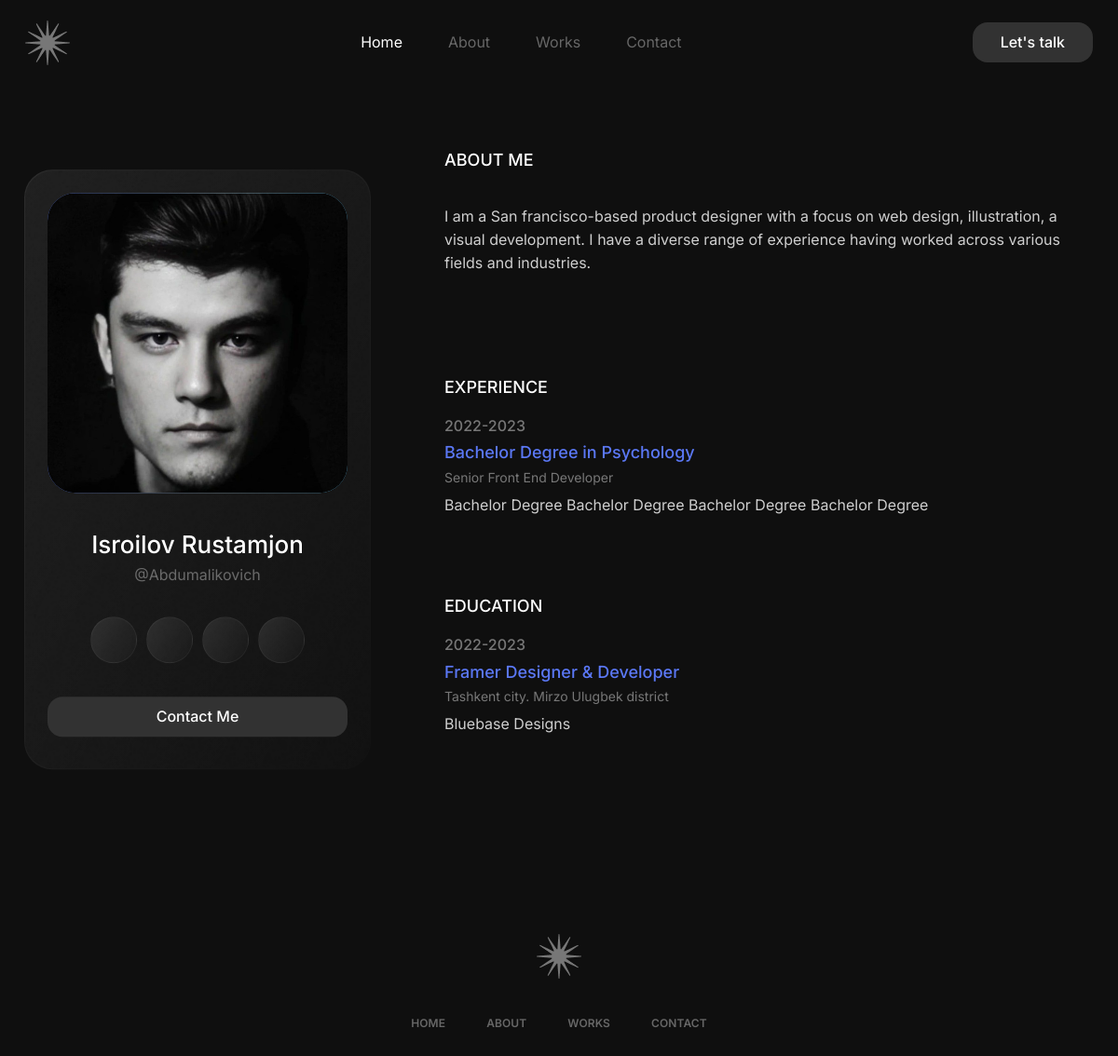
The page /credential/ on the database its author committed.
### apps/about/models.py (models this page shows, shortened)
class BaseModel(models.Model):
    created_at = models.DateTimeField(auto_now_add=True)
    updated_at = models.DateTimeField(auto_now=True)
    class Meta:
        abstract = True

class About(BaseModel):
    full_name = models.CharField(max_length=202)
    image = models.ImageField(upload_to='about/')
    username = models.CharField(max_length=202)
    telegram = models.CharField(max_length=202)
    instagram = models.CharField(max_length=202)
    linkedin = models.CharField(max_length=202)
    github = models.CharField(max_length=202)
    facebook = models.CharField(max_length=202)
    twitter = models.CharField(max_length=202)
    description = models.TextField()

class Experience(BaseModel):
    year = models.CharField(max_length=202)
    title = models.CharField(max_length=202)
    job = models.CharField(max_length=202)
    description = models.TextField()

class Education(BaseModel):
    year = models.CharField(max_length=202)
    title = models.CharField(max_length=202)
    address = models.CharField(max_length=202)
    description = models.TextField()

### apps/about/views.py (the view)
# urls.py: path('credential/', credential, name='credential')
def credential(request):
    about_obj = About.objects.all()
    edu_obj = Education.objects.all()
    exp_obj = Experience.objects.all()
    context = {
        "about": about_obj,
        "education": edu_obj,
        "experience": exp_obj,
    }
    return render(request, "about/credentials.html", context)

### templates/about/credentials.html (shortened to what this page needs)
{% extends 'base.html' %}
{% load static %}
{% block content %}
    <section class="credential-area">
        <div class="container">
            <div class="gx-row d-flex">
                <div class="credential-sidebar-wrap" data-aos="zoom-in">
                    <div class="credential-sidebar text-center">
                        {% for i in about %}
                            <div class="shadow-box">
                                <div class="img-box">
                                    <img src="{{ i.image.url }}" alt="About Me">
                                </div>
                                <h2>{{ i.full_name }}</h2>
                                <p>@{{ i.username }}</p>
                                <ul class="social-links d-flex justify-content-center">
                                    <li><a href="{{ i.github }}" target="_blank"></a></li>
                                    <li><a href="{{ i.linkedin }}" target="_blank"></a>
                                    </li>
                                    <li><a href="{{ i.instagram }}" target="_blank"></a></li>
                                    <li><a href="{{ i.twitter }}" target="_blank"></a>
                                    </li>
                                </ul>
                                <a href="/contact/" class="theme-btn">Contact Me</a>
                            </div>
                        {% endfor %}
                    </div>
                </div>
                <div class="credential-content flex-1">
                    <div class="credential-about" data-aos="zoom-in">
                        <h2>About Me</h2>
                        {% for i in about %}
                            <p>{{ i.description }}</p>
                        {% endfor %}
                    </div>
                    <div class="credential-edc-exp credential-experience">
                        <h2 data-aos="fade-up">Experience</h2>
                        {% for i in experience %}
                            <div class="credential-edc-exp-item" data-aos="zoom-in">
                                <h4>{{ i.year }}</h4>
                                <h3>{{ i.title }}</h3>
                                <h5>{{ i.job }}</h5>
                                <p>{{ i.description }}</p>
                            </div>
                        {% endfor %}
                    </div>
                    <div class="credential-edc-exp credential-education">
                        <h2 data-aos="fade-up">Education</h2>
                        {% for i in education %}
                            <div class="credential-edc-exp-item" data-aos="zoom-in">
                                <h4>{{ i.year }}</h4>
                                <h3>{{ i.title }}</h3>
                                <h5>{{ i.address }}</h5>
                                <p>{{ i.description }}</p>
                            </div>
                        {% endfor %}
                    </div>
                </div>
            </div>
        </div>
    </section>
{% endblock %}

### static/assets/css/style.css (style rules this page uses)
:root { --primary_color: #5B78F6; --dark: #323232; }
*,*::before,*::after { margin: 0; padding: 0; box-sizing: border-box; }
body { font-family: 'Inter', sans-serif; font-size: 14px; scroll-behavior: smooth; color: #9f9f9f; background: #0F0F0F; line-height: 19.2px; }
img { max-width: 100%; }
a { text-decoration: none; }
.container { max-width: 1170px; }
ul, ol { list-style: none; margin: 0; padding: 0; }
.flex-1 { flex: 1; }
.theme-btn { background: var(--dark); color: #fff; display: inline-block; transition: .3s; border-radius: 16px; font-size: 16px; font-weight: 500; padding: 12px 30px; }
.shadow-box { position: relative; border-radius: 30px; background: #0F0F0F; }
.shadow-box::after { content: ''; position: absolute; left: 0; top: 0; top: 0; right: 0; bottom: 0; left: 0; background: linear-gradient(120deg, rgb(255 255 255 / 12%), rgb(255 255 255 / 1%)); content: ''; z-index: -1; border-radius: 30px; margin: -1px; }
.service-area .service-content-wrap .service-content-inner .service-item::before, .shadow-box::before { content: ''; position: absolute; left: 0; top: 0; width: 100%; height: 100%; z-index: 1; background: linear-gradient(120deg, rgba(255,255,255,0.3), rgba(255,255,255,0.05)); border-radius: 30px; opacity: 0.25; }
.shadow-box * { z-index: 2; position: relative; }
.credential-area { padding-top: 80px; }
.credential-area .gx-row { gap: 80px; }
.credential-area .credential-sidebar { width: 370px; flex: none; position: sticky; top: 15%; }
.credential-area .credential-sidebar .shadow-box { padding: 24px 24px 34px 24px; }
.credential-area .credential-sidebar::after { opacity: 0.25; }
.credential-area .credential-sidebar .img-box { background: linear-gradient(90deg, #3C58E3 -15%, #C2EBFF 58%, #5AB5E2 97%); border-radius: 30px; margin-bottom: 40px; }
.credential-area .credential-sidebar .img-box img { display: block; margin: auto; border-radius: 30px; }
.credential-area .credential-sidebar p { color: #BCBCBC; opacity: 0.5; font-size: 16px; margin-bottom: 34px; }
.credential-area .credential-sidebar h2 { color: #ffffff; font-weight: 500; font-size: 26px; }
.credential-area .credential-sidebar .social-links { gap: 10px; margin-bottom: 36px; }
.credential-area .credential-sidebar .social-links li a { width: 50px; height: 50px; border-radius: 50%; display: block; line-height: 55px; color: #fff; font-size: 20px; border: 1px solid rgba(255,255,255,0.05); background: linear-gradient(120deg, rgba(255,255,255,0.1), rgba(255,255,255,0.01)); transition: .3s; }
.credential-area .credential-sidebar .theme-btn { width: 100%; }
.credential-area .credential-content .credential-about { padding-bottom: 110px; }
.credential-area .credential-edc-exp h2, .credential-area .credential-content .credential-about h2 { color: #fff; font-size: 18px; text-transform: uppercase; }
.credential-area .credential-content .credential-about h2 { margin-bottom: 37px; }
.credential-area .credential-content .credential-about p { font-size: 16px; color: #fff; opacity: 0.8; line-height: 1.56; margin-bottom: 30px; }
.credential-area .credential-content .credential-about p:last-child { margin-bottom: 0; }
.credential-area .credential-experience, .credential-area .credential-education { margin-bottom: 85px; }
.credential-area .credential-edc-exp h2 { margin-bottom: 22px; }
.credential-area .credential-edc-exp .credential-edc-exp-item h4 { color: #BCBCBC; opacity: 0.6; font-size: 16px; font-weight: 500; }
.credential-area .credential-edc-exp .credential-edc-exp-item h3 { font-size: 18px; color: var(--primary_color); }
.credential-area .credential-edc-exp .credential-edc-exp-item h5 { font-size: 14px; color: #BCBCBC; opacity: 0.6; font-weight: 400; }
.credential-area .credential-edc-exp .credential-edc-exp-item p { margin: 0; font-size: 16px; color: #FFFFFF; opacity: 0.8; line-height: 1.56; }

### rows shown on the page
About: image (picture), full_name "Isroilov Rustamjon", username "Abdumalikovich", description "I am a San francisco-based product designer with a focus on web design, illustration, a visual development. I have a diverse range of experience having worked across various fields and industries."
Experience: year "2022-2023", title "Bachelor Degree in Psychology", job "Senior Front End Developer", description "Bachelor Degree Bachelor Degree Bachelor Degree Bachelor Degree"
Education: year "2022-2023", title "Framer Designer & Developer", address "Tashkent city. Mirzo Ulugbek district", description "Bluebase Designs"
